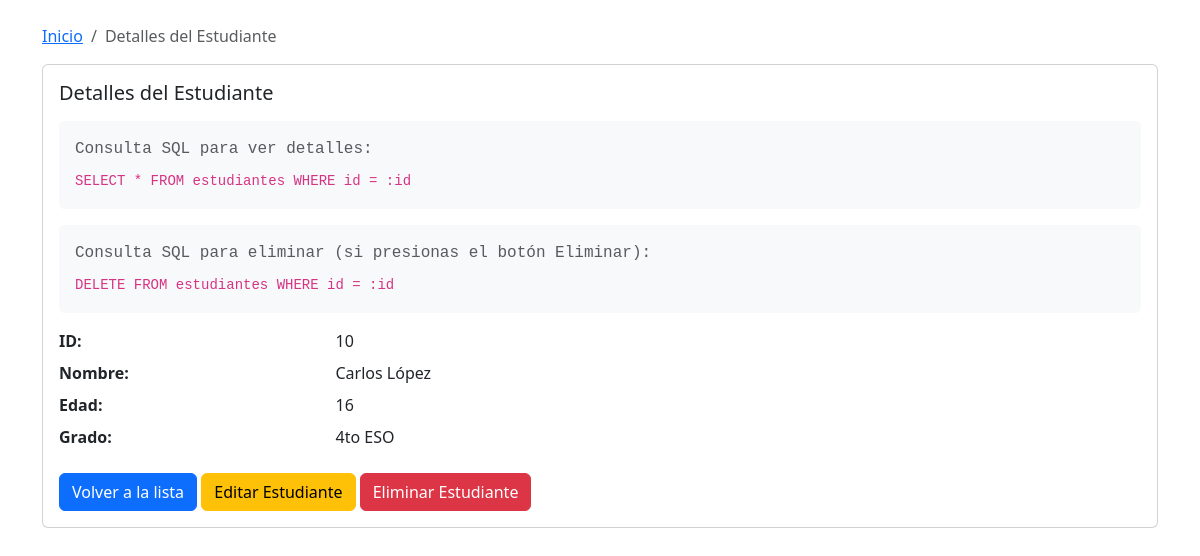
Screenshot of /estudiantes/10 with the database file from the repository.
### tables this page shows
CREATE TABLE estudiantes (
                id INTEGER PRIMARY KEY AUTOINCREMENT,
                nombre TEXT NOT NULL,
                edad INTEGER CHECK (edad >= 15 AND edad <= 18),
                grado TEXT
            );

### main.py (the view)
@app.get("/estudiantes/{estudiante_id}")
async def obtener_estudiante(request: Request, estudiante_id: int):
    try:
        with engine.connect() as conn:
            query = text("SELECT * FROM estudiantes WHERE id = :id")
            result = conn.execute(query, {"id": estudiante_id})
            estudiante = result.fetchone()
            if estudiante is None:
                raise HTTPException(status_code=404, detail="Estudiante no encontrado")
        return templates.TemplateResponse(
            "estudiante.html",
            {"request": request, "estudiante": estudiante}
        )
    except SQLAlchemyError as e:
        raise HTTPException(status_code=500, detail=str(e))

### templates/estudiante.html (shortened to what this page needs)
<!DOCTYPE html>
<html lang="es">
<head>
    <link href="https://cdn.jsdelivr.net/npm/bootstrap@5.3.2/dist/css/bootstrap.min.css" rel="stylesheet">
</head>
<body>
    <div class="container mt-4">
        <nav aria-label="breadcrumb">
            <ol class="breadcrumb">
                <li class="breadcrumb-item"><a href="/">Inicio</a></li>
                <li class="breadcrumb-item active">Detalles del Estudiante</li>
            </ol>
        </nav>
        <div class="card">
            <div class="card-body">
                <h5 class="card-title">Detalles del Estudiante</h5>
                <div class="sql-query">
                    <p class="text-muted mb-2">Consulta SQL para ver detalles:</p>
                    <code>
                        SELECT * FROM estudiantes WHERE id = :id
                    </code>
                </div>
                <div class="sql-query">
                    <p class="text-muted mb-2">Consulta SQL para eliminar (si presionas el botón Eliminar):</p>
                    <code>
                        DELETE FROM estudiantes WHERE id = :id
                    </code>
                </div>
                <dl class="row">
                    <dt class="col-sm-3">ID:</dt>
                    <dd class="col-sm-9">{{ estudiante.id }}</dd>
                    <dt class="col-sm-3">Nombre:</dt>
                    <dd class="col-sm-9">{{ estudiante.nombre }}</dd>
                    <dt class="col-sm-3">Edad:</dt>
                    <dd class="col-sm-9">{{ estudiante.edad }}</dd>
                    <dt class="col-sm-3">Grado:</dt>
                    <dd class="col-sm-9">{{ estudiante.grado }}</dd>
                </dl>
                <div class="mt-3">
                    <a href="/" class="btn btn-primary">Volver a la lista</a>
                    <a href="/estudiantes/{{ estudiante.id }}/editar" class="btn btn-warning">Editar Estudiante</a>
                    <form action="/estudiantes/{{ estudiante.id }}/eliminar" method="POST" style="display: inline;">
                        <button type="submit" class="btn btn-danger"
                                onclick="return confirm('¿Estás seguro de eliminar este estudiante?')">
                            Eliminar Estudiante
                        </button>
                    </form>
                </div>
            </div>
        </div>
    </div>
</body>
</html>

### templates/estudiante.html (style rules this page uses)
.sql-query { background-color: #f8f9fa; padding: 1rem; border-radius: 5px; margin: 1rem 0; font-family: monospace; }

### rows the page displays
estudiantes: id "10", nombre "Carlos López", edad "16", grado "4to ESO"
